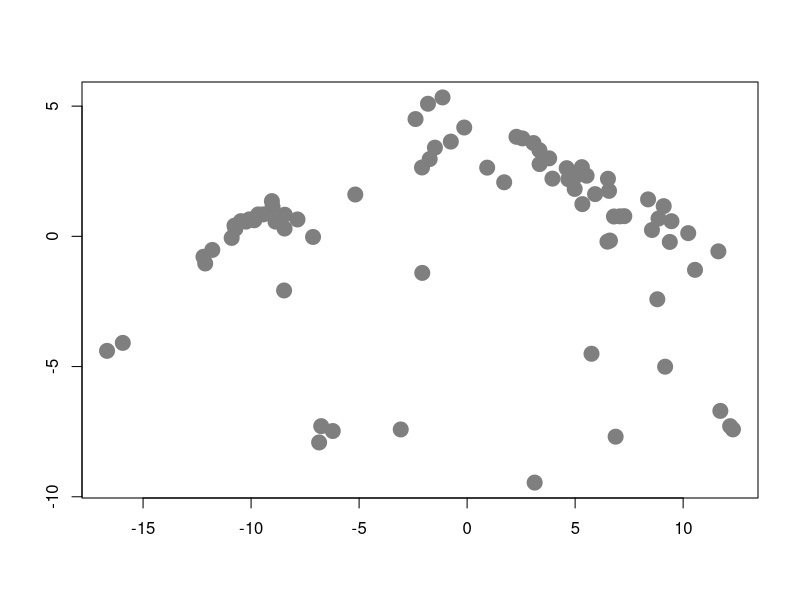
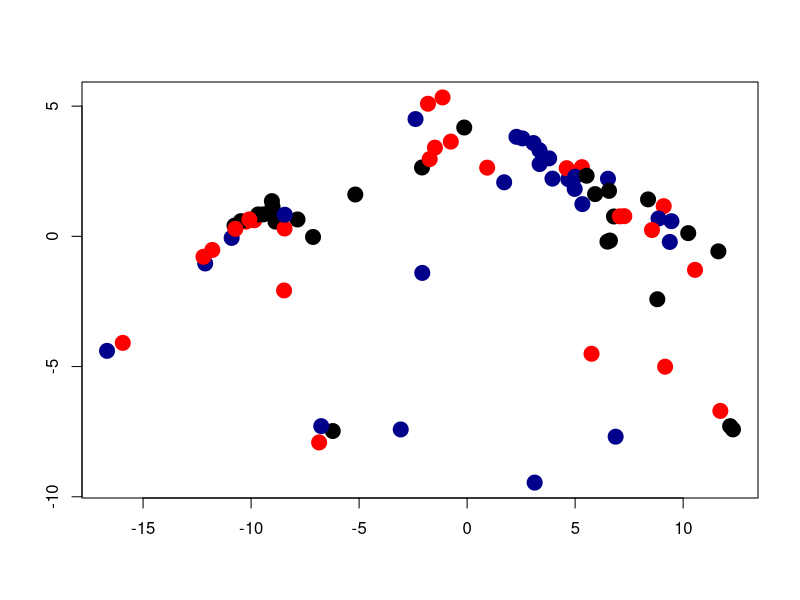
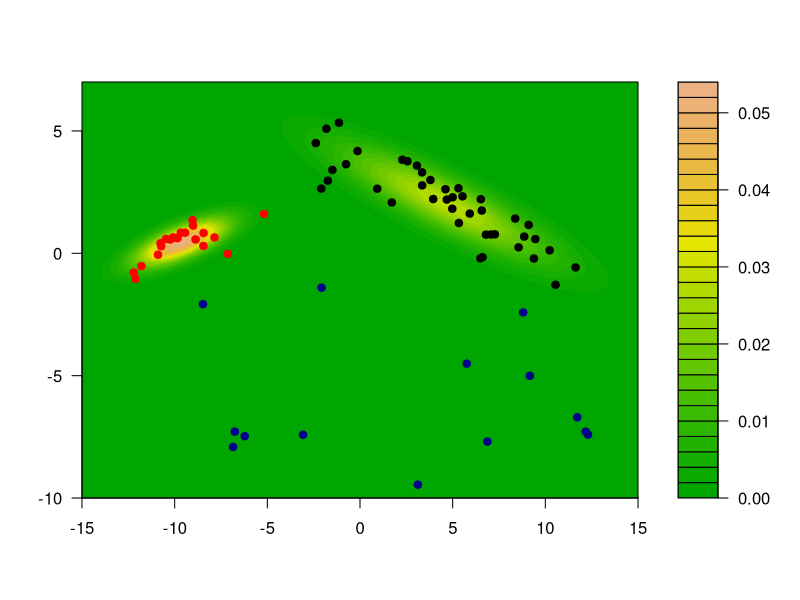
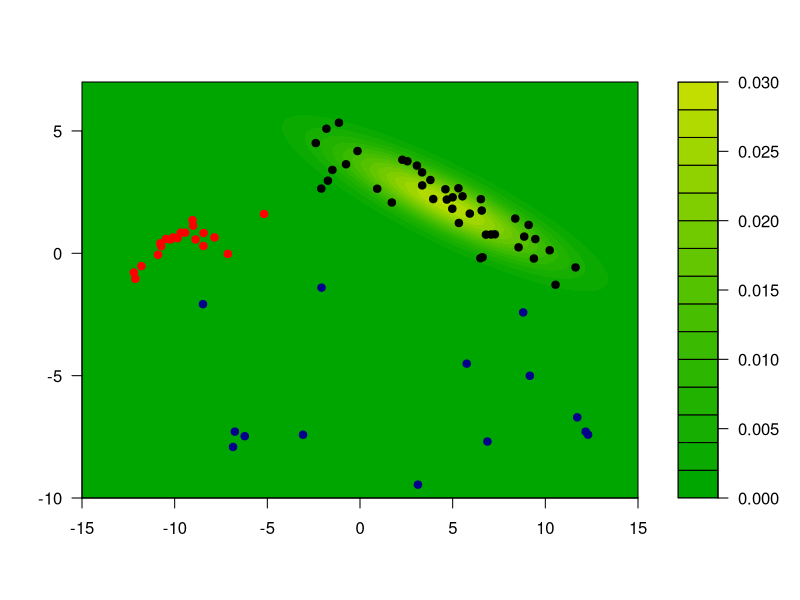
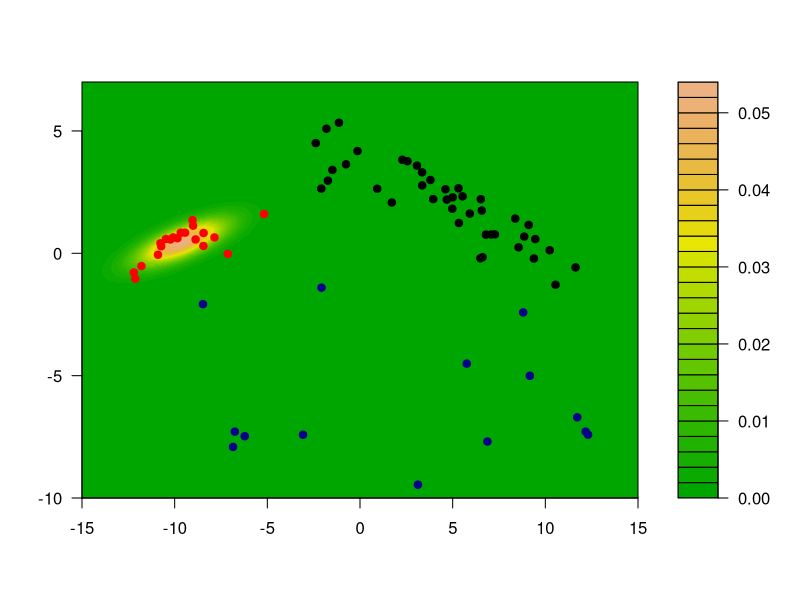
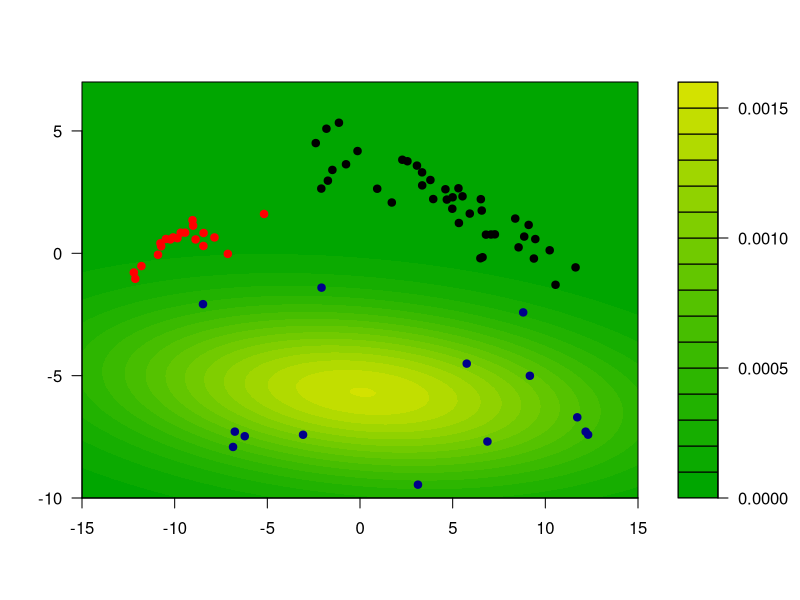
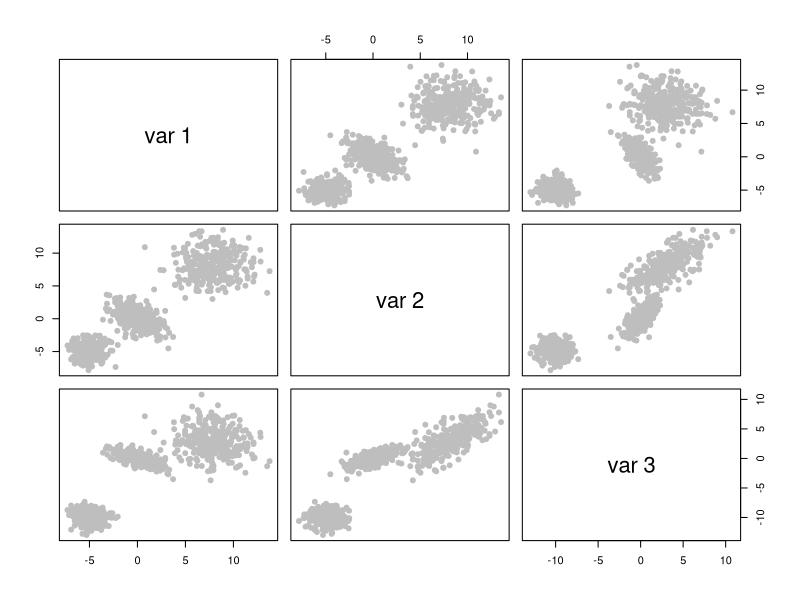
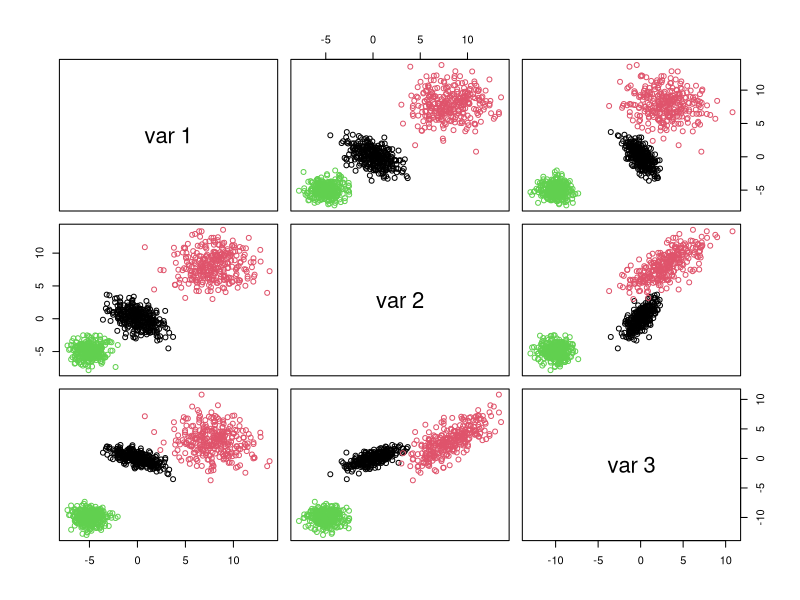

The R source for these figures, in order:
## ---- chunk 1
knitr::opts_chunk$set(echo = TRUE, fig.width=5, fig.height=5,  
                      warning=FALSE, message=FALSE) #, eval = FALSE)
## ---- chunk 2
X <- read.table(file='../Lecture19/unvotes.csv', sep=',', row.names=1, header=TRUE)
# Compute pairwise distances and use MDS
dd <- dist(t(X))
tmp <- cmdscale(dd, k = 2)
## ---- chunk 3
plot(tmp, pch=19, col='gray50', cex=2, xlab='', ylab='')
## ---- chunk 4
k <- 3
n <- nrow(tmp)
set.seed(123456)
b <- sample( (1:n) %% k + 1 )
gammas <- matrix(0, n, k)
for(j in 1:k) gammas[b==j, j] <- 1
pis <- colSums(gammas) / n
mus <- sigmas <- vector('list', k)
for(j in 1:k) {
  mus[[j]] <- colSums( tmp * gammas[, j] ) / sum(gammas[, j])
  sigmas[[j]] <- t(tmp * gammas[, j]) %*% tmp / sum(gammas[, j])
}
## ---- chunk 5
plot(tmp[,1], tmp[,2], pch=19, cex=2, col=c('black', 'red', 'darkblue')[b], xlab='', ylab='')
## ---- chunk 6
library(mvtnorm)
niter <- 120
for(i in 1:niter) {
  # E step
  # compute posterior probabilites f(x_i, \theta^k)
  for(j in 1:k) gammas[,j] <- apply(tmp, 1, dmvnorm, mean=mus[[j]], sigma=sigmas[[j]])
  # multiply by probs of each class
  # f(x_i, \theta^k) * pi_k
  gammas <- gammas %*% diag(pis)
  # standardize: f(x_i, \theta^k) * pi_k / [ sum_s { f(x_i, \theta^s) * pi_s } ]
  gammas <- gammas / rowSums(gammas)
  # M step
  # the maximizers of the expected likelihood have
  # a closed form in the Gaussian case, they are 
  # just weighted means and covariance matrices
  for(j in 1:k) {
    mus[[j]] <- colSums( tmp * gammas[, j]) / sum(gammas[, j])
    tmp2 <- scale(tmp, scale=FALSE, center=mus[[j]])
    sigmas[[j]] <- t(tmp2 * gammas[, j]) %*% tmp2 / sum(gammas[, j])
  }
  # update pi's
  pis <- colSums(gammas) / n # n = sum(colSums(gammas))
}
## ---- chunk 7
# estimated groups 
emlab <- apply(gammas, 1, which.max)
# build a 100 x 100 grid
ngr <- 100
x1 <- seq(-15, 15, length=ngr)
x2 <- seq(-10, 7, length=ngr)
xx <- expand.grid(x1, x2)
# evaluate each density component on each grid point
m <- matrix(NA, ngr*ngr, k)
for(j in 1:k) m[,j] <- apply(xx, 1, dmvnorm, mean=mus[[j]], sigma=sigmas[[j]])
# apply weights
mm <- m %*% pis # apply(m, 1, max)
filled.contour(x1, x2, matrix(mm, ngr, ngr), col=terrain.colors(35),
               xlab='', ylab='',
               panel.last={
               points(tmp[,1], tmp[,2], pch=19, cex=1, col=c('black', 'red', 'darkblue')[emlab])
               }
               )
## ---- chunk 8
m2 <- m %*% diag(pis)
for(j in 1:k) 
  filled.contour(x1, x2, matrix(m2[,j], ngr, ngr), col=terrain.colors(35), xlab='', ylab='',
                 panel.last={
                   points(tmp[,1], tmp[,2], pch=19, cex=1, col=c('black', 'red', 'darkblue')[emlab])
                 }
  )
## ---- chunk 9
# sample size
n <- 300

# covariance matrices for two of the groups
s1 <- matrix(c(2, -1, -1, -1, 2, 1, -1, 1, 1), ncol=3, byrow=TRUE)
s2 <- matrix(c(4, 0, -1, 0, 4, 3, -1, 3, 5), ncol=3, byrow=TRUE)
s1.sqrt <- chol(s1)
s2.sqrt <- chol(s2)

# easy case, well separated groups
set.seed(31)
x1 <- matrix( rnorm(n*3), n, 3) %*% s1.sqrt
mu2 <- c(8, 8, 3)
x2 <- scale( matrix(rnorm(n*3), n, 3) %*% s2.sqrt, center=-mu2, scale=FALSE)
mu3 <- c(-5, -5, -10)
x3 <- scale( matrix(rnorm(n*3), n, 3), center=-mu3, scale=FALSE)
x <- rbind(x1, x2, x3)
## ---- chunk 10
pairs(x, col='gray', pch=19)
## ---- chunk 11
library(mclust)
# select the number of clusters using likelihood-base criterion
m <- Mclust(x)
# show the data, color-coded according to the groups found
pairs(x, col=m$class)
## ---- chunk 12
set.seed(31)
x1 <- matrix(rexp(n*3, rate=.2), n, 3)
mu2 <- c(10, 20, 20)
x2 <- scale( matrix(runif(n*3, min=-6, max=6), n, 3), center=-mu2, scale=FALSE)
mu3 <- c(-5, -5, -5)
x3 <- scale( matrix(rnorm(n*3, sd=3), n, 3), center=-mu3, scale=FALSE)
x.3 <- rbind(x1, x2, x3)

# run model-based clustering,
# select the number of clusters using likelihood-base criterion
m3 <- Mclust(x.3)

# show the data, colors according to groups found
pairs(x.3, col=m3$class)
## ---- chunk 13
plot(m3$BIC[,6], type='b', xlab='K', ylab='BIC', lwd=2, pch=19)
## ---- chunk 14
# run k-means with k = 2, 2, ..., 10
# to try to identify how many clusters are present
m3.l <- vector('list',10)
ss <- rep(0,10)
for(i in 2:10)
  ss[i] <- sum( ( m3.l[[i]] <- kmeans(x.3, centers=i, nstart=500) )$within )
plot(2:10, ss[-1], xlab='K', ylab='W_k', type='b', lwd=2, pch=19)
## ---- chunk 15
pairs(x.3, col=m3.l[[3]]$cluster)
## ---- chunk 16
m3.3 <- Mclust(x.3, G=3)
pairs(x.3, col=m3.3$class)
## ---- chunk 17
library(mvtnorm)
# mean vector
mu <- c(3, 7)
# variance/covariance matrix
si <- matrix(c(1, 1.2, 1.2, 2), 2, 2)
# generate data
set.seed(123)
x <- rmvnorm(50, mean=mu, sigma=si)
## ---- chunk 18
plot(x, pch=19, col='gray30', xlim=c(0,8), ylim=c(0,13), xlab='X1', ylab='X2', cex=1.5)
xbar <- colMeans(x)
points(xbar[1], xbar[2], pch=19, col='tomato', cex=2)
## ---- chunk 19
plot(x, pch=19, col='gray30', xlim=c(0,8), ylim=c(0,13), xlab='X1', ylab='X2', cex=1.5)
abline(v=5, lwd=6, col='gray80')
abline(h=5.5, lwd=6, col='gray80')
points(x, pch=19, col='gray30', cex=1.5)
points(xbar[1], xbar[2], pch=19, col='tomato', cex=2)
text(1, 6, '(NA, 5.5)')
text(6, 2, '(5, NA)')
## ---- chunk 20
plot(x, pch=19, col='gray30', xlim=c(0,8), ylim=c(0,13), xlab='X1', ylab='X2', cex=1.5)
abline(h=5.5, lwd=6, col='gray80')
abline(v=5, lwd=6, col='gray80')
points(x, pch=19, col='gray30', cex=1.5)
points(xbar[1], xbar[2], pch=19, col='tomato', cex=2)
points(5, xbar[2], pch=19, col='steelblue', cex=2)
points(xbar[1], 5.5, pch=19, col='steelblue', cex=2)
## ---- chunk 21
set.seed(123)
dat <- rbind(x, c(5, NA), c(NA, 5.5))
## ---- chunk 22
mu <- colMeans(dat, na.rm=TRUE)
si <- var(dat, na.rm=TRUE)
## ---- chunk 23
n <- nrow(dat)
p <- 2
# find observations with a missing coordinate
mi <- (1:n)[!complete.cases(dat)]
## ---- chunk 24
# For this data we don't need many iterations
niter <- 100
# how many observations with missing entries:
len.mi <- length(mi)
# Start the EM iterations
for(i in 1:niter) {
  # E step
  # impute the data points with missing entries
  for(h in 1:len.mi) {
    # which entries are not missing?
    nm <- !is.na(dat[mi[h],])
    dat[mi[h], !nm] <- mu[!nm] + si[!nm, nm] * solve(si[nm, nm], dat[mi[h], nm] - mu[nm])
  }
  # M step, luckily we have a closed form for the maximizers of the
  # conditional expected likelihood
  mu <- colMeans(dat)
  si <- var(dat)
}
## ---- chunk 25
plot(x, pch=19, col='gray30', xlim=c(0,8), ylim=c(0,13), xlab='X1', ylab='X2', cex=1.5)
abline(h=5.5, lwd=6, col='gray80')
abline(v=5, lwd=6, col='gray80')
points(x, pch=19, col='gray30', cex=1.5)
points(xbar[1], xbar[2], pch=19, col='tomato', cex=2)
for(h in 1:length(mi)) points(dat[mi[h], 1], dat[mi[h], 2], pch=19, col='steelblue', cex=2)
